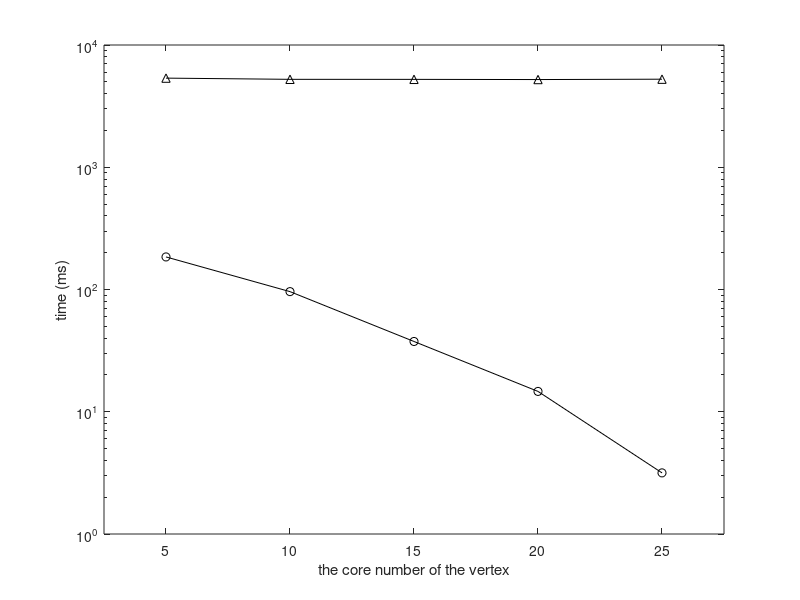

MATLAB code to generate this figure: (Note: this script raises an error after producing the figure.)
set(gcf,'color',[1, 1, 1]);
set(gcf,'unit','centimeters','position',[10 5 9 7]);

x=[1, 2, 3, 4, 5];
y2 = [1.846707003E2	9.608940028E1	3.757015287E1	1.466826665E1	3.16248186E0];
y1 = [5.358990280967E3	5.238372014669E3	5.234742994811E3	5.216843168482E3	5.2521347439E3];

p1= semilogy(x, y1, '-k^');
hold on;
p2 = semilogy(x, y2, '-ko');
hold on;

xlabel('the core number of the vertex');
ylabel('time (ms)');

axis([0.5 5.5 1.0 10000]);

set(gca, 'xtick', 1:5, 'XTickLabel', {'5','10','15','20','25'});
leg=legend('rebuild','update', 2);
set(leg,'edgecolor','white');
set(gca,'ytick',[10^0,10^1,10^2,10^3,10^4]);
set(gca, 'FontSize', 12);
set(get(gca, 'XLabel'), 'FontSize',12);
set(get(gca, 'YLabel'), 'FontSize',12);
set(findall(gcf,'type','line'),'linewidth',1.5);
set(gca, 'LineWidth', 1.5);